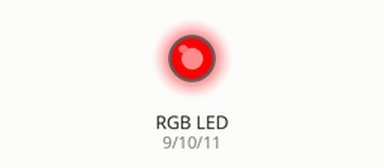
Simulated run of this sketch. Board: Arduino Uno, built with avr-gcc and run on an emulated ATmega328P. Shown: an RGB LED mixed from three pins (HIGH = lit).

Above: at 0.1 s.
At 1.1 s:
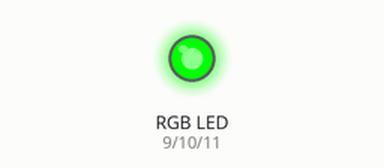
At 8.1 s:
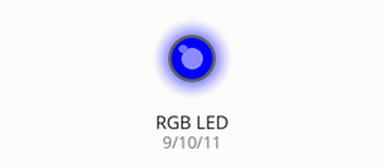
At 19.1 s:
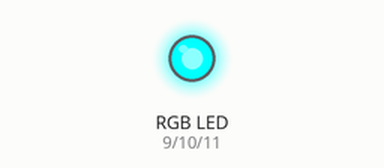
At 39.1 s:
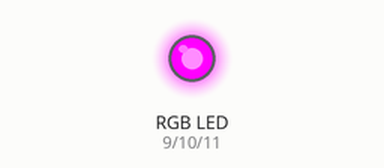
Timing chart, 0 to 40.0 s (numbered marks = the images above):
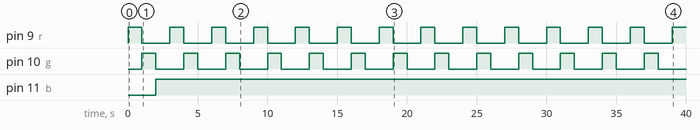

The sketch:

myledrgb.ino
```cpp
int r=9;
int g=10;
int b=11;


void setup() {
  // put your setup code here, to run once:

pinMode(r,OUTPUT);
pinMode(g,OUTPUT);
pinMode(b,OUTPUT);

}

void loop() {
  // put your main code here, to run repeatedly:
digitalWrite(r,HIGH);
delay(1000);
digitalWrite(r,LOW);

digitalWrite(g,HIGH);
delay(1000);
digitalWrite(g,LOW);

digitalWrite(b,HIGH);
delay(1000);


}
```

Measured:
- by itself, pin 9 (r), pin 10 (g): alternates HIGH for 1.0 s and LOW for 2.0 s
- by itself, pin 11 (b): LOW → HIGH at 2.0 s
